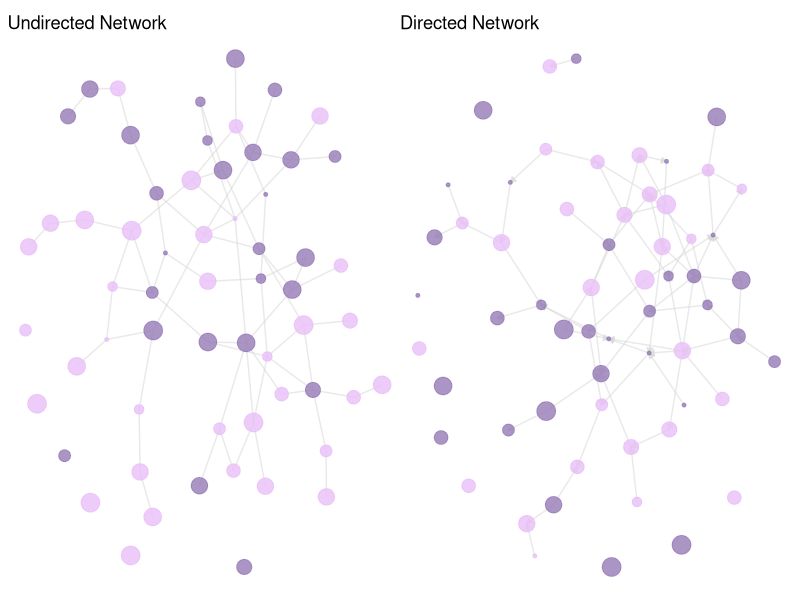
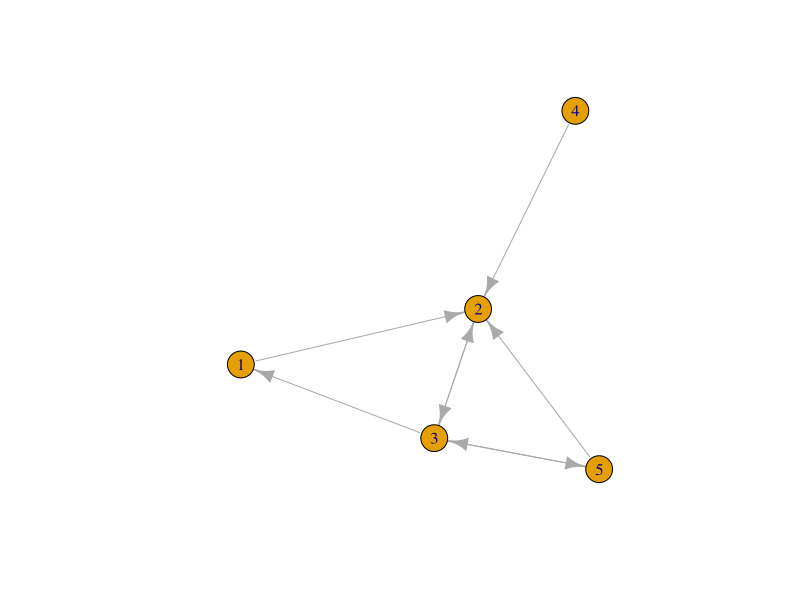
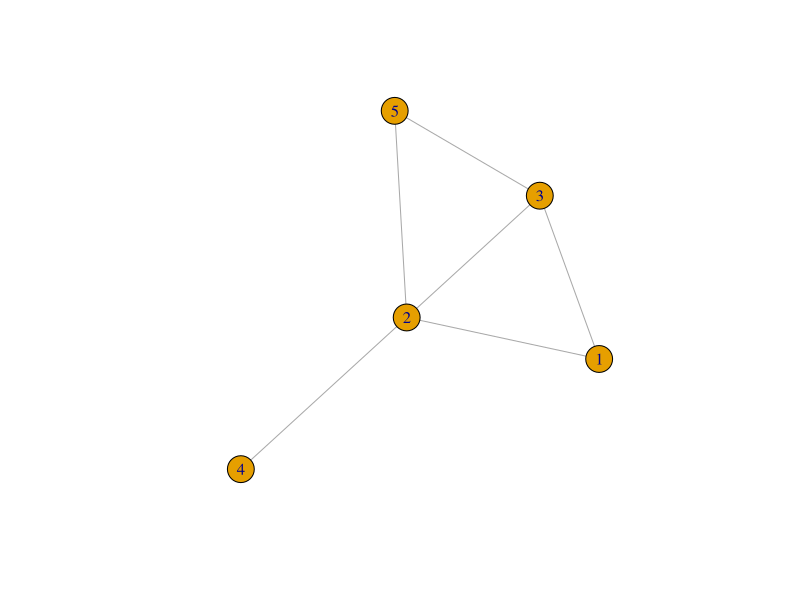
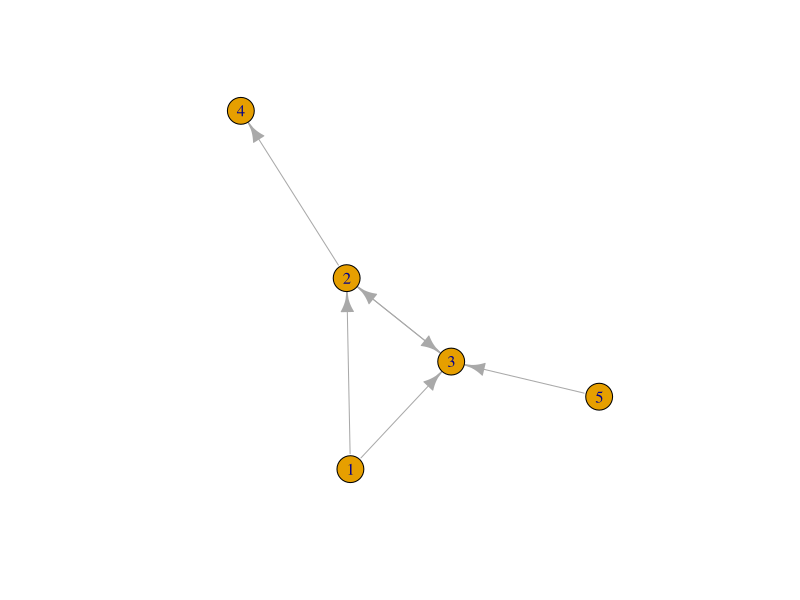
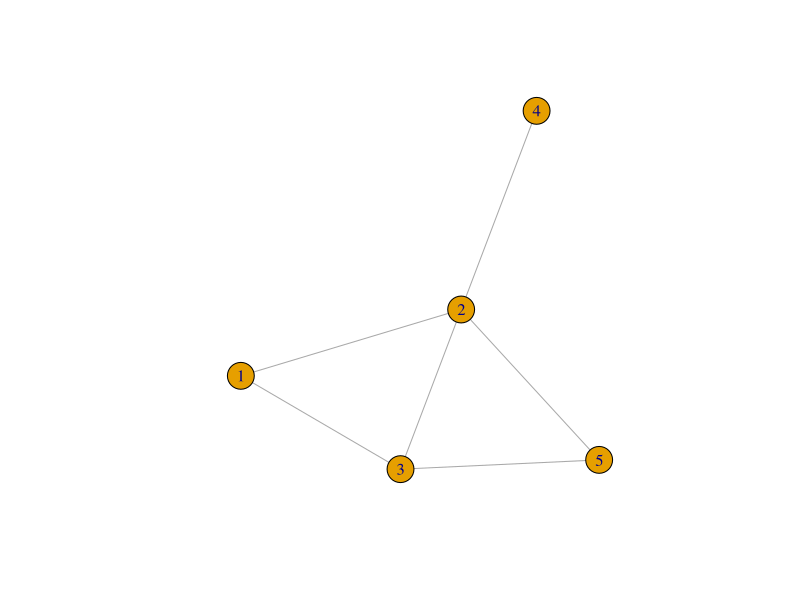
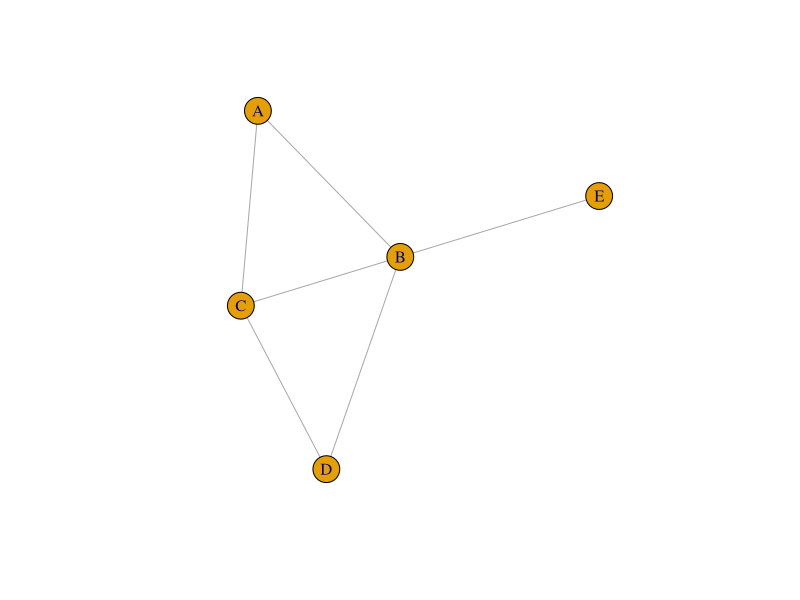
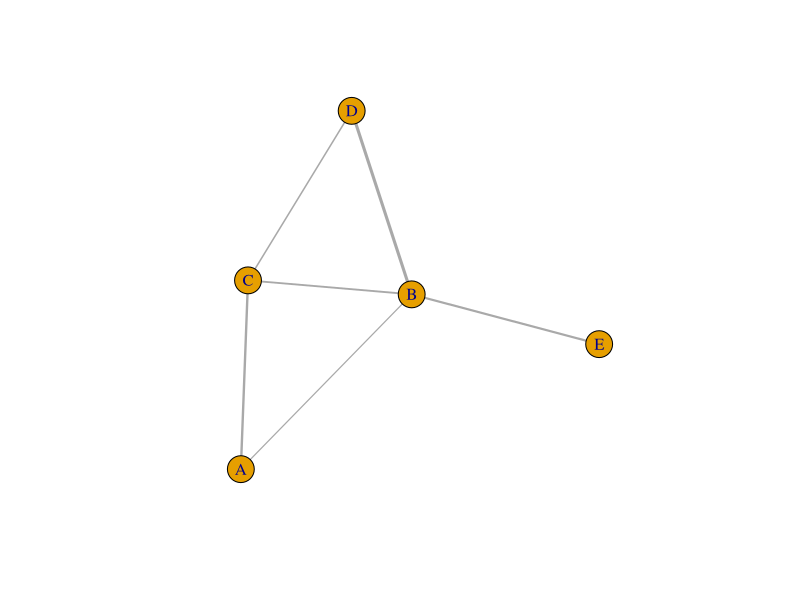

These figures' R source, in order:
## ---- chunk 1


library(igraph)
library(ggraph)
library(ggplot2)

# Set seed for reproducibility
set.seed(123)

# Generate a random graph with 30 nodes and 50 edges
g <- erdos.renyi.game(n = 60, p.or.m = 70, type = "gnm", directed = FALSE)

# Assign random colors to nodes
V(g)$color <- sample(c("blue", "green"), vcount(g), replace = TRUE)

# Assign random sizes to nodes
V(g)$size <- sample(5:12, vcount(g), replace = TRUE)

  # Plot the network using ggraph
p1 <-ggraph(g, layout = "fr") + 
      geom_edge_link(color = "lightgray", alpha = 0.5) +
      geom_node_point(aes(size = size, color = color), alpha = 0.8) +
      scale_color_manual(values = c("blue" = "#967bb6", "green" = "#e8bff7")) +
      theme_void() +
      theme(legend.position = "none")
  


## ---- chunk 2
library(patchwork)  # For arranging plots


# Generate a random graph with 30 nodes and 50 edges
g2 <- erdos.renyi.game(n = 60, p.or.m = 70, type = "gnm", directed = TRUE)

# Assign random colors to nodes
V(g2)$color <- sample(c("blue", "green"), vcount(g2), replace = TRUE)

# Assign random sizes to nodes
V(g2)$size <- sample(5:12, vcount(g2), replace = TRUE)

  # Plot the network using ggraph
p1 <- ggraph(g, layout = "fr") + 
      geom_edge_link(color = "lightgray", alpha = 0.5) +
      geom_node_point(aes(size = size, color = color), alpha = 0.8) +
      scale_color_manual(values = c("blue" = "#967bb6", "green" = "#e8bff7")) +
      theme_void() +
      theme(legend.position = "none") +
      ggtitle("Undirected Network")

# Create the directed network plot
p2 <- ggraph(g2, layout = "fr") + 
  geom_edge_link(arrow = arrow(length = unit(1.5, "mm"), type = "closed"), color = "lightgray", alpha = 0.5) +
  geom_node_point(aes(size = size, color = color), alpha = 0.8) +
  scale_color_manual(values = c("blue" = "#967bb6", "green" = "#e8bff7")) +
  theme_void() +
  theme(legend.position = "none") +
  ggtitle("Directed Network")

# Arrange the two plots side by side
p1 + p2


## ---- chunk 3
#| code-fold: false

M <- matrix(c( 0, 1, 0, 0, 0,
               0, 0, 1, 0, 0,
               1, 1, 0, 0, 1,
               0, 1, 0, 0, 0,
               0, 1, 1, 0, 0), nrow = 5, byrow=TRUE)

g <- graph.adjacency(M, mode = "directed")

# Graph descriptives
summary(g)

V(g)  # List nodes
E(g)  # List edges

get.edgelist(g)  # Convert to edge list
get.adjacency(g) # Get adjacency matrix
get.adjlist(g, mode = "out") # Get adjacency list

vcount(g)  # Count vertices
ecount(g)  # Count edges

# Plot the graph
plot(g)
## ---- chunk 4
#| code-fold: false

ug <- graph.adjacency(M, mode = "undirected")
ug
summary(ug)

V(ug)
E(ug)

get.edgelist(ug)
get.adjacency(ug)
get.adjlist(ug, mode = "out")

vcount(ug)
ecount(ug)

plot(ug)
## ---- chunk 5
#| code-fold: false

get.adjacency(g)  # Retrieve adjacency matrix
g[]  # Print entire adjacency matrix
g[2,1]  # Check if an edge exists from node 2 to 1
g[1,2]  # Check edge from node 1 to 2
g[2,]   # Get all edges originating from node 2
sum(g[2,])  # Count outgoing connections from node 2
## ---- chunk 6
#| code-fold: false

edgelist <- rbind(c(1,2), c(1,3), c(2,3), c(2,4), c(3,2), c(5,3))
h <- graph.edgelist(edgelist)

plot(h)
## ---- chunk 7
#| code-fold: false
g <- graph_from_literal(1--2, 2--3, 3--5, 4--2, 1--3, 2--5)

plot(g)
## ---- chunk 8
#| code-fold: false

# Assign names to nodes
V(g)$name <- c("A", "B", "C", "D", "E")

plot(g)


E(g)$weight <- c(1.2, 2.3, 1.8, 3.0, 2.1, 1.5)

plot(g, edge.width = E(g)$weight)  # Visualizing edge weights
